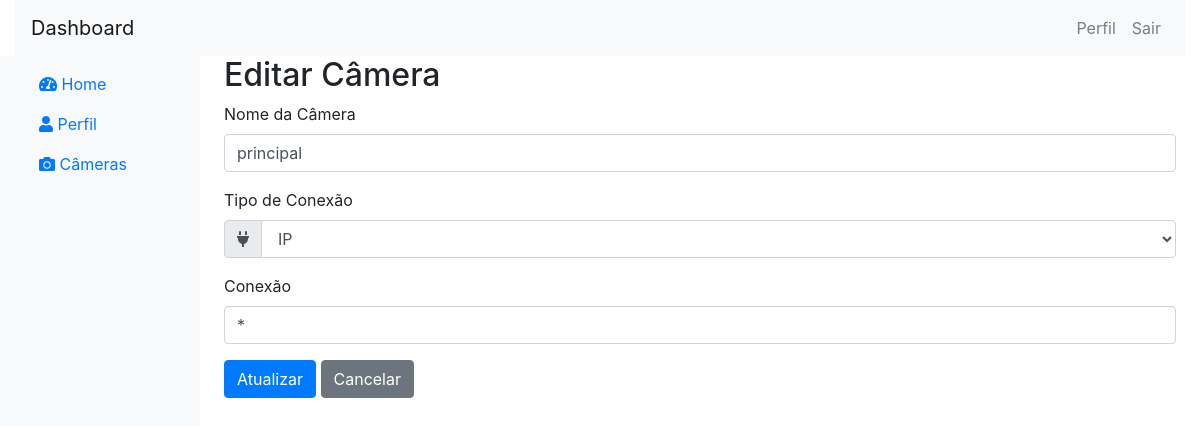
/cameras/edit_camera?id=13 (signed in), run on the app's committed database.
### tables this page shows
CREATE TABLE `cameras` (
  `id` bigint NOT NULL AUTO_INCREMENT,
  `name` varchar(100) DEFAULT NULL,
  `conexao_type` varchar(40) DEFAULT NULL,
  `conexao` varchar(250) DEFAULT NULL,
  `fk_user` bigint NOT NULL,
  `state` tinyint DEFAULT NULL,
  PRIMARY KEY (`id`),
  KEY `cameras_users_FK` (`fk_user`),
  CONSTRAINT `cameras_users_FK` FOREIGN KEY (`fk_user`) REFERENCES `users` (`id`)
);

### includes/dao/CamerasDAO.php (called while the page is built, shortened)
<?php
class CamerasDAO
{
    private $pdo;
    public function __construct($pdo) {
        $this->pdo = $pdo;
    }
    public function getCameraById($id)
    {
        $sql = "SELECT * FROM cameras WHERE id = :id";
        $stmt = $this->pdo->prepare($sql);
        $stmt->bindValue(':id', $id, PDO::PARAM_INT);
        $stmt->execute();
        return $stmt->fetch(PDO::FETCH_ASSOC);
    }
}

### cameras/edit_camera.php (the view, shortened to what this page needs)
<?php
require_once '../includes/db.php';
require_once '../includes/dao/CamerasDAO.php';
$user_id = $_SESSION['user_id'];
$camerasDAO = new CamerasDAO($pdo);
$camera_id = intval($_GET['id']);
$camera = $camerasDAO->getCameraById($camera_id, $user_id);
?>
<!DOCTYPE html>
<html lang="pt-br">
<head>
    <link href="https://cdn.jsdelivr.net/npm/bootstrap@4.5.2/dist/css/bootstrap.min.css" rel="stylesheet">
    <link href="https://cdnjs.cloudflare.com/ajax/libs/font-awesome/5.15.1/css/all.min.css" rel="stylesheet">
</head>
<body>
    <div class="container-fluid">
        <?php include('../includes/components/header.php'); ?>
        <div class="row">
            <?php include('../includes/components/sidebar.php'); ?>
            <main role="main" class="col-md-9 ml-sm-auto col-lg-10 px-4">
                <h2>Editar Câmera</h2>
                <form action="edit_camera.php?id=<?php echo $camera_id; ?>" method="POST">
                    <div class="form-group">
                        <label for="name">Nome da Câmera</label>
                        <input type="text" class="form-control" id="name" name="name" value="<?php echo htmlspecialchars($camera['name']); ?>" required>
                    </div>
                    <div class="form-group">
                        <label for="conexao_type">Tipo de Conexão</label>
                        <div class="input-group">
                            <div class="input-group-prepend">
                                <span class="input-group-text">
                                    <i class="fas fa-plug"></i>
                                </span>
                            </div>
                            <select class="form-control" id="conexao_type" name="conexao_type" required>
                                <option value="IP" <?php echo $camera['conexao_type'] == 'IP' ? 'selected' : ''; ?>>IP <i class="fas fa-network-wired"></i></option>
                            </select>
                        </div>
                    </div>
                    <div class="form-group">
                        <label for="conexao">Conexão</label>
                        <input type="text" class="form-control" id="conexao" name="conexao" value="<?php echo htmlspecialchars($camera['conexao']); ?>" required>
                    </div>
                    <button type="submit" class="btn btn-primary">Atualizar</button>
                    <a href="../cameras/cameras" class="btn btn-secondary">Cancelar</a>
                </form>
            </main>
        </div>
    </div>
</body>
</html>

### data on the page
cameras: name "principal", conexao_type "IP", conexao "*"
